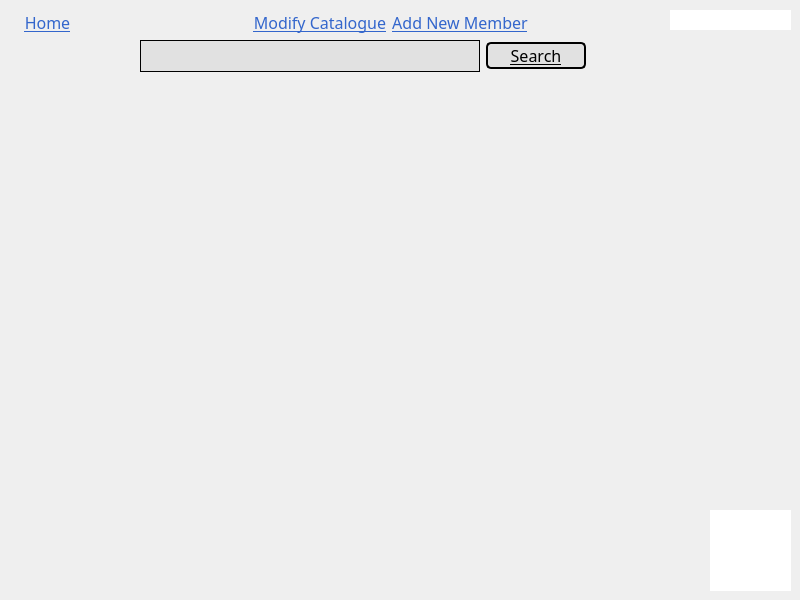
<?xml version="1.0" encoding="UTF-8"?>
<ui version="4.0">
 <class>member_list_screen</class>
 <widget class="QWidget" name="member_list_screen">
  <property name="geometry">
   <rect>
    <x>0</x>
    <y>0</y>
    <width>800</width>
    <height>600</height>
   </rect>
  </property>
  <property name="windowTitle">
   <string>Form</string>
  </property>
  <widget class="QPushButton" name="pushButton_modifyCatalogue">
   <property name="geometry">
    <rect>
     <x>250</x>
     <y>10</y>
     <width>140</width>
     <height>24</height>
    </rect>
   </property>
   <property name="font">
    <font>
     <family>Italic Outline Art</family>
     <pointsize>12</pointsize>
     <bold>false</bold>
     <underline>true</underline>
    </font>
   </property>
   <property name="cursor">
    <cursorShape>PointingHandCursor</cursorShape>
   </property>
   <property name="styleSheet">
    <string notr="true">background-color: 0;
border-radius: 15px;
border-color: 0;
color: #3366CC;
</string>
   </property>
   <property name="text">
    <string>Modify Catalogue</string>
   </property>
  </widget>
  <widget class="QWidget" name="layoutWidget">
   <property name="geometry">
    <rect>
     <x>140</x>
     <y>40</y>
     <width>524</width>
     <height>44</height>
    </rect>
   </property>
   <layout class="QHBoxLayout" name="horizontalLayout">
    <property name="sizeConstraint">
     <enum>QLayout::SetFixedSize</enum>
    </property>
    <property name="leftMargin">
     <number>0</number>
    </property>
    <item>
     <widget class="QLineEdit" name="lineEdit">
      <property name="minimumSize">
       <size>
        <width>340</width>
        <height>32</height>
       </size>
      </property>
      <property name="styleSheet">
       <string notr="true">background-color: #E1E1E1;
border: 1px solid #000000;

</string>
      </property>
     </widget>
    </item>
    <item>
     <widget class="QPushButton" name="pushButton_search">
      <property name="minimumSize">
       <size>
        <width>100</width>
        <height>0</height>
       </size>
      </property>
      <property name="font">
       <font>
        <family>Italic Outline Art</family>
        <pointsize>12</pointsize>
        <italic>false</italic>
        <bold>false</bold>
        <underline>true</underline>
       </font>
      </property>
      <property name="cursor">
       <cursorShape>PointingHandCursor</cursorShape>
      </property>
      <property name="styleSheet">
       <string notr="true">background-color: #E1E1E1;
border-radius: 5px;
border: 2px solid #000000;

</string>
      </property>
      <property name="text">
       <string>Search</string>
      </property>
     </widget>
    </item>
   </layout>
  </widget>
  <widget class="QLabel" name="label_title">
   <property name="geometry">
    <rect>
     <x>710</x>
     <y>510</y>
     <width>81</width>
     <height>81</height>
    </rect>
   </property>
   <property name="styleSheet">
    <string notr="true">background-color: rgb(255, 255, 255);</string>
   </property>
   <property name="text">
    <string/>
   </property>
   <property name="scaledContents">
    <bool>false</bool>
   </property>
  </widget>
  <widget class="QPushButton" name="pushButton_addNewMember">
   <property name="geometry">
    <rect>
     <x>390</x>
     <y>10</y>
     <width>140</width>
     <height>24</height>
    </rect>
   </property>
   <property name="font">
    <font>
     <family>Italic Outline Art</family>
     <pointsize>12</pointsize>
     <bold>false</bold>
     <underline>true</underline>
    </font>
   </property>
   <property name="cursor">
    <cursorShape>PointingHandCursor</cursorShape>
   </property>
   <property name="styleSheet">
    <string notr="true">background-color: 0;
border-radius: 15px;
border-color: 0;
color: #3366CC;
</string>
   </property>
   <property name="text">
    <string>Add New Member</string>
   </property>
  </widget>
  <widget class="QLabel" name="label_username">
   <property name="geometry">
    <rect>
     <x>670</x>
     <y>10</y>
     <width>121</width>
     <height>20</height>
    </rect>
   </property>
   <property name="layoutDirection">
    <enum>Qt::LeftToRight</enum>
   </property>
   <property name="styleSheet">
    <string notr="true">text-align: right;
background-color: rgb(255, 255, 255);
</string>
   </property>
   <property name="text">
    <string/>
   </property>
  </widget>
  <widget class="QPushButton" name="pushButton_home">
   <property name="geometry">
    <rect>
     <x>10</x>
     <y>10</y>
     <width>75</width>
     <height>24</height>
    </rect>
   </property>
   <property name="font">
    <font>
     <family>Italic Outline Art</family>
     <pointsize>12</pointsize>
     <bold>false</bold>
     <underline>true</underline>
    </font>
   </property>
   <property name="cursor">
    <cursorShape>PointingHandCursor</cursorShape>
   </property>
   <property name="styleSheet">
    <string notr="true">background-color: 0;
border-radius: 15px;
border-color: 0;
color: #3366CC;
</string>
   </property>
   <property name="text">
    <string>Home</string>
   </property>
  </widget>
 </widget>
 <resources/>
 <connections/>
</ui>
